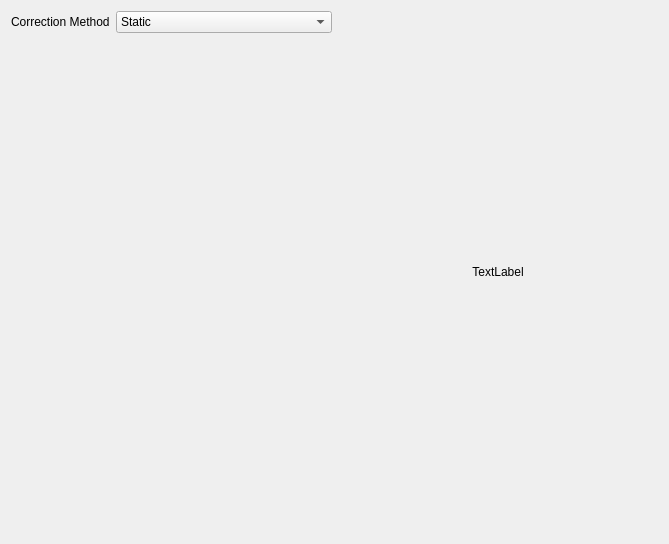
<?xml version="1.0" encoding="UTF-8"?>
<ui version="4.0">
 <class>AdaptiveLightfieldWidget</class>
 <widget class="QWidget" name="AdaptiveLightfieldWidget">
  <property name="geometry">
   <rect>
    <x>0</x>
    <y>0</y>
    <width>669</width>
    <height>544</height>
   </rect>
  </property>
  <property name="windowTitle">
   <string>Form</string>
  </property>
  <layout class="QHBoxLayout" name="horizontalLayout">
   <item>
    <layout class="QFormLayout" name="formLayout">
     <item row="0" column="0">
      <widget class="QLabel" name="label">
       <property name="text">
        <string>Correction Method</string>
       </property>
      </widget>
     </item>
     <item row="0" column="1">
      <widget class="QComboBox" name="methodSelect">
       <item>
        <property name="text">
         <string>Static</string>
        </property>
       </item>
       <item>
        <property name="text">
         <string>Slide</string>
        </property>
       </item>
       <item>
        <property name="text">
         <string>Fixed Slide</string>
        </property>
       </item>
      </widget>
     </item>
    </layout>
   </item>
   <item>
    <widget class="QLabel" name="label_2">
     <property name="text">
      <string>TextLabel</string>
     </property>
     <property name="alignment">
      <set>Qt::AlignCenter</set>
     </property>
    </widget>
   </item>
  </layout>
 </widget>
 <resources/>
 <connections/>
</ui>
